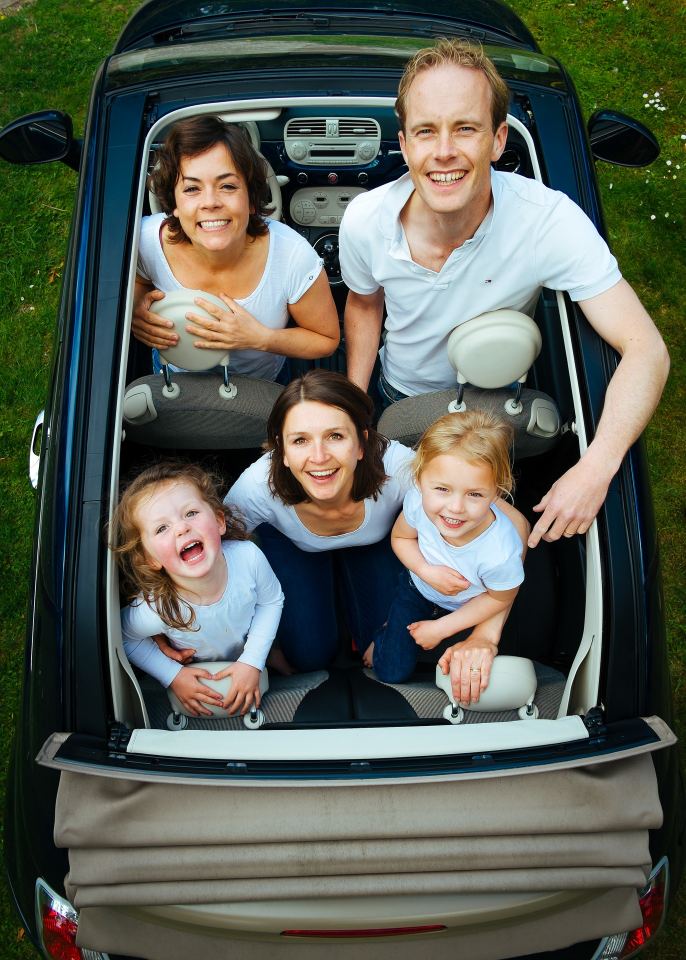
#> input picture Chapter05. 크롤링, 이미지처리, 데이터분석 시각화 프로그램 만들기/23. 사진에 얼굴만 찾아 모자이크 처리(OpenCV)/샘플사진.jpg, 1371 x 1920 px (shown at 1/2 size)
$ python main23-1.py
#> lines starting #> are read from the running program, lines starting #| are printed output that depends on the picture; after the words box and inside, x2 and y2 are one past the last pixel; in counts of white or black regions, pixels touching at a corner belong together
import numpy as np
import cv2
# 얼굴과 눈을 찾기 위한 OpenCV 알고리즘이 적용된 파일 불러오기
face_cascade = cv2.CascadeClassifier(cv2.data.haarcascades + 'haarcascade_frontalface_default.xml')
eye_cascade = cv2.CascadeClassifier(cv2.data.haarcascades + 'haarcascade_eye.xml')

# OpenCV에서 한글경로의 파일을 읽지 뫃새 numpy로 파일을 읽어옴
ff = np.fromfile(r'C:\Users\ehdgn\PycharmProjects\파이썬과 40개의 작품들\Chapter05. 크롤링, 이미지처리, 데이터분석 시각화 프로그램 만들기\23. 사진에 얼굴만 찾아 모자이크 처리(OpenCV)\샘플사진.jpg', np.uint8)
# imdecode로 numpy의 이미지 파일을 OpenCV 이미지로 불러옴
img = cv2.imdecode(ff, cv2.IMREAD_UNCHANGED)
#> img is the input picture: shape (1920, 1371, 3); mean B, G, R 84.1, 94.9, 89.9
# 이미지의 크기를 조절
img = cv2.resize(img, dsize=(0, 0), fx=1.0, fy=1.0, interpolation=cv2.INTER_LINEAR)

# 이미지에서 얼굴을 찾기 위해 회색조 처리
gray = cv2.cvtColor(img, cv2.COLOR_BGR2GRAY)
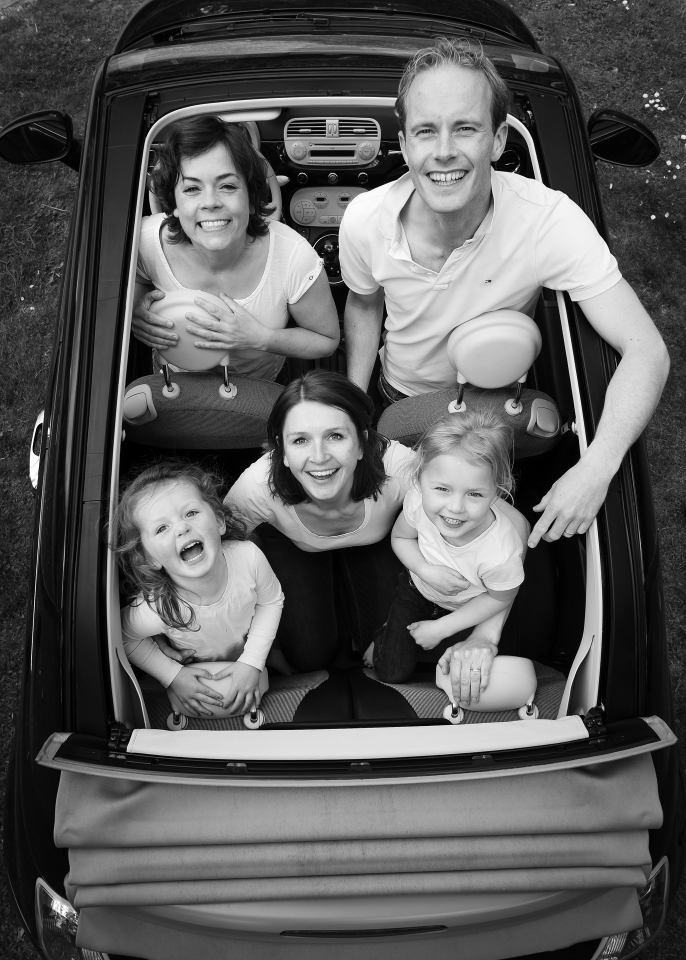
#> gray: shape (1920, 1371) (shown at 1/2 size); min 0, max 255, mean 92.2

# 여러 개의 얼굴을 찾음. 1.2는 감도, 5는 최소 이격 거리를 나타냄. 두 값을 조절하여 감도 조절 가능
faces = face_cascade.detectMultiScale(gray, 1.2,5)
#> faces = [[333, 305, 175, 175], [550, 806, 179, 179], [830, 917, 172, 172], [781, 173, 223, 223]]
for (x,y,w,h) in faces: # 얼굴을 찾아 파란색으로 네모 표시함
    cv2.rectangle(img, (x,y), (x+w, y+h), (255,0,0),2)

    roi_gray = gray[y:y+h, x:x+w]
    roi_color = img[y:y+h, x:x+w]
    eyes = eye_cascade.detectMultiScale(roi_gray)
    for (ex, ey, ew, eh) in eyes: # 눈을 찾아 녹색 네모 표시함
        cv2.rectangle(roi_color, (ex,ey), (ex+ew, ey+eh),(0,255,0),2)
#> this loop made 4 passes
#> (x, y, w, h, eyes) on passes 2 to 4: (550, 806, 179, 179, [[33, 59, 33, 33], [97, 45, 46, 46]]), (830, 917, 172, 172, [[94, 51, 44, 44], [25, 34, 55, 55]]), (781, 173, 223, 223, [[113, 53, 64, 64], [40, 58, 66, 66]])
#> pass 1, `roi_gray = gray[y:y+h, x:x+w]`:
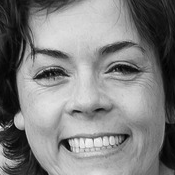
#> roi_gray: shape (175, 175); min 1, max 246, mean 128
#> pass 1, `roi_color = img[y:y+h, x:x+w]`:
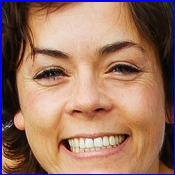
#> roi_color: shape (175, 175, 3); mean B, G, R 98.9, 117.1, 155.5
#> pass 2, `roi_color = img[y:y+h, x:x+w]`:
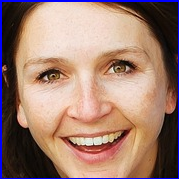
#> roi_color: shape (179, 179, 3); mean B, G, R 112.6, 125.5, 158.5
#> after the loop:
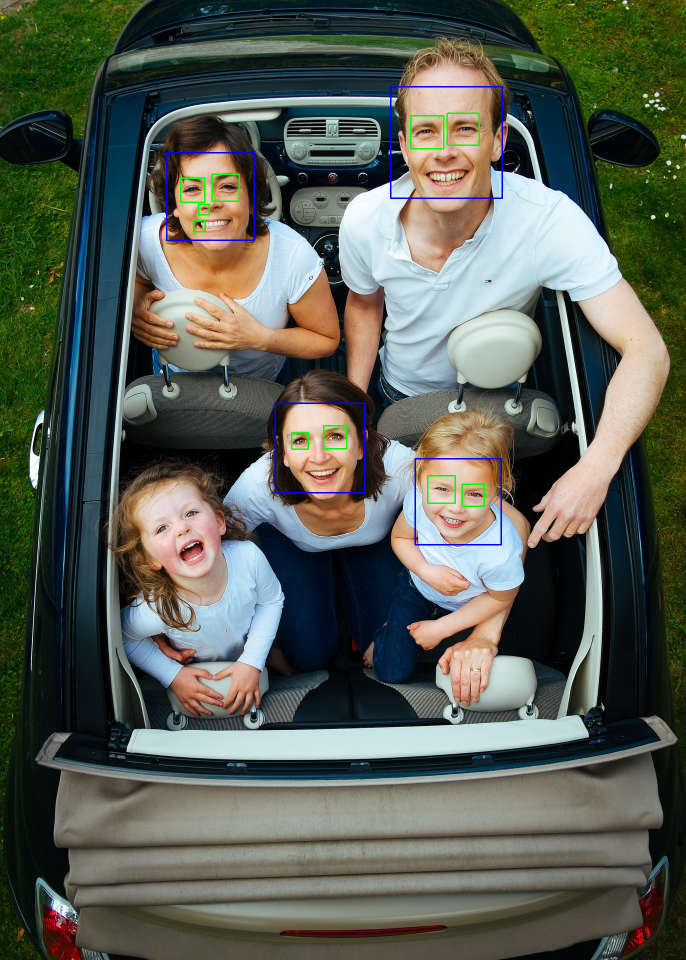
#> img: shape (1920, 1371, 3) (shown at 1/2 size); 0.55% of pixels changed, all inside (x1, y1, x2, y2) = (332, 172, 1006, 1091)
#> after the loop:
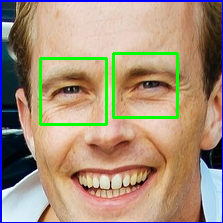
#> roi_color: shape (223, 223, 3); mean B, G, R 122.8, 145.5, 166.2
#> after the loop:
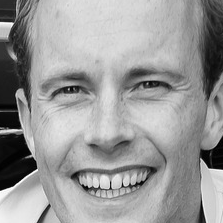
#> roi_gray: shape (223, 223); min 1, max 253, mean 153.1

cv2.imshow('face find', img)
cv2.waitKey(0)
cv2.destroyAllWindows()
